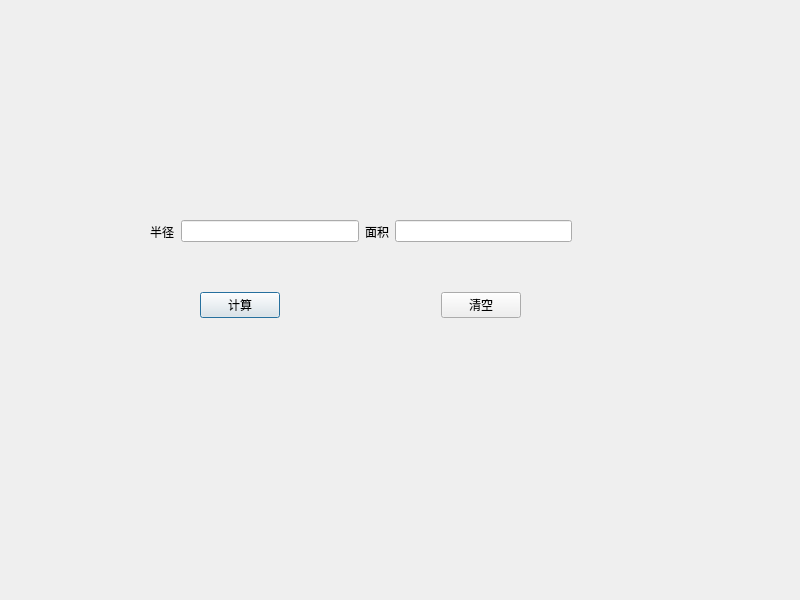
<?xml version="1.0" encoding="UTF-8"?>
<ui version="4.0">
 <class>Dialog</class>
 <widget class="QDialog" name="Dialog">
  <property name="geometry">
   <rect>
    <x>0</x>
    <y>0</y>
    <width>800</width>
    <height>600</height>
   </rect>
  </property>
  <property name="windowTitle">
   <string>Dialog</string>
  </property>
  <widget class="QWidget" name="">
   <property name="geometry">
    <rect>
     <x>150</x>
     <y>220</y>
     <width>422</width>
     <height>23</height>
    </rect>
   </property>
   <layout class="QHBoxLayout" name="horizontalLayout">
    <item>
     <widget class="QLabel" name="label">
      <property name="text">
       <string>半径</string>
      </property>
     </widget>
    </item>
    <item>
     <widget class="QLineEdit" name="radiusEdit"/>
    </item>
    <item>
     <widget class="QLabel" name="label_2">
      <property name="text">
       <string>面积</string>
      </property>
     </widget>
    </item>
    <item>
     <widget class="QLineEdit" name="areaEdit"/>
    </item>
   </layout>
  </widget>
  <widget class="QWidget" name="">
   <property name="geometry">
    <rect>
     <x>200</x>
     <y>290</y>
     <width>321</width>
     <height>30</height>
    </rect>
   </property>
   <layout class="QHBoxLayout" name="horizontalLayout_2">
    <item>
     <widget class="QPushButton" name="calculateButton">
      <property name="text">
       <string>计算</string>
      </property>
     </widget>
    </item>
    <item>
     <spacer name="horizontalSpacer">
      <property name="orientation">
       <enum>Qt::Horizontal</enum>
      </property>
      <property name="sizeHint" stdset="0">
       <size>
        <width>40</width>
        <height>20</height>
       </size>
      </property>
     </spacer>
    </item>
    <item>
     <widget class="QPushButton" name="clearButton">
      <property name="text">
       <string>清空</string>
      </property>
     </widget>
    </item>
   </layout>
  </widget>
 </widget>
 <resources/>
 <connections/>
</ui>
